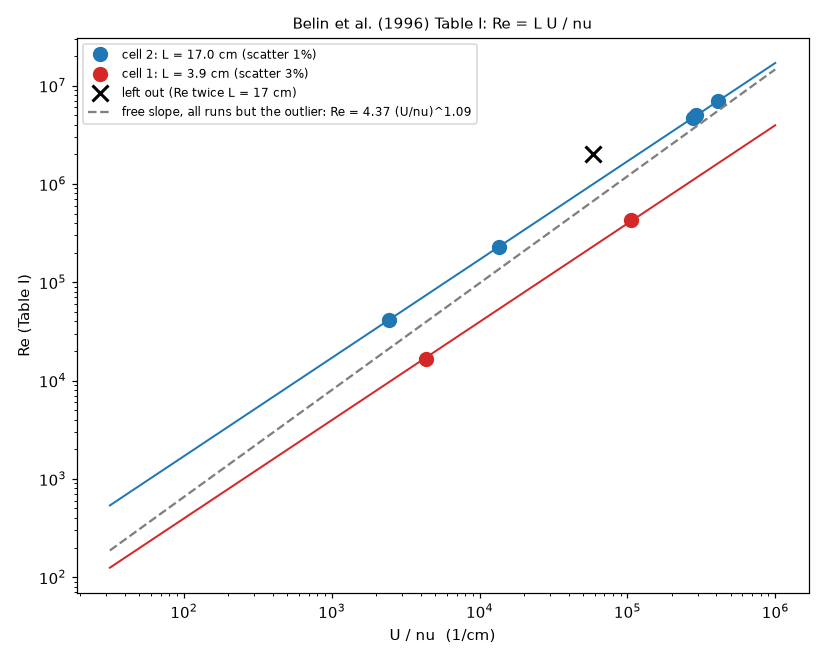

The script that saved this image:
"""belin_table1_re_fit.py  v01  Table I of Belin et al. (1996): Re against U/nu, with the line Re = L U/nu fitted (least squares in log Re, slope 1) to each cell, the outlier left out.
Outlier: the cell 2 run with Re = 2e6 (nu 1.1e-3, U 64), whose Re/(U/nu) is twice that of the other cell 2 runs.  A free-slope fit of log Re on log (U/nu) for all runs without it is also given.
Usage: python belin_table1_re_fit.py     writes belin_table1_re_fit.png and prints the fitted values

Versions  M01 m01.v01 (2026-11-13): first version.
"""
import os

import matplotlib
matplotlib.use("Agg")
import matplotlib.pyplot as plt
import numpy as np

HERE = os.path.dirname(os.path.abspath(__file__))
ROWS = [(2, 1.6e-2, 39, 4.1e4), (2, 2.1e-2, 284, 2.3e5), (2, 4.6e-4, 128, 4.7e6), (2, 3.3e-4, 136, 7e6), (2, 4.4e-4, 128, 5e6), (2, 1.1e-3, 64, 2e6),
        (1, 2.7e-2, 118, 16700), (1, 2.6e-4, 27.4, 4.3e5)]                  # cell, nu (cm^2/s), U (cm/s), Re
OUTLIER = 5                                                                 # index of the Re = 2e6 run


def main():
    cell = np.array([r[0] for r in ROWS])
    nu, U, Re = (np.array([r[i] for r in ROWS], float) for i in (1, 2, 3))
    x = U / nu
    keep = np.ones(len(ROWS), bool)
    keep[OUTLIER] = False
    fig, ax = plt.subplots(figsize=(7.5, 6))
    grid = np.logspace(1.5, 6.0, 50)
    for c, colour in ((2, "tab:blue"), (1, "tab:red")):
        sel = (cell == c) & keep
        length = float(np.exp(np.mean(np.log(Re[sel] / x[sel]))))               # slope fixed at 1: log L is the mean of log (Re / x)
        spread = float(np.std(np.log(Re[sel] / x[sel])))
        ax.loglog(x[sel], Re[sel], "o", ms=9, color=colour, label="cell %d: L = %.1f cm (scatter %.0f%%)" % (c, length, 100 * spread))
        ax.loglog(grid, length * grid, "-", color=colour, lw=1.3)
        print("cell %d: L = %.2f cm, scatter of ln(Re / (U/nu)) %.3f, %d runs" % (c, length, spread, sel.sum()))
    ax.loglog(x[~keep], Re[~keep], "x", ms=11, mew=2, color="k", label="left out (Re twice L = 17 cm)")
    slope, intercept = np.polyfit(np.log(x[keep]), np.log(Re[keep]), 1)
    ax.loglog(grid, np.exp(intercept) * grid ** slope, "--", color="gray", label="free slope, all runs but the outlier: Re = %.2f (U/nu)^%.2f" % (np.exp(intercept), slope))
    print("free slope (7 runs): Re = %.3f (U/nu)^%.3f" % (np.exp(intercept), slope))
    ax.set_xlabel("U / nu  (1/cm)")
    ax.set_ylabel("Re (Table I)")
    ax.set_title("Belin et al. (1996) Table I: Re = L U / nu", fontsize=10)
    ax.legend(fontsize=8)
    fig.tight_layout()
    fig.savefig(os.path.join(HERE, "belin_table1_re_fit.png"), dpi=110)


if __name__ == "__main__":
    main()
